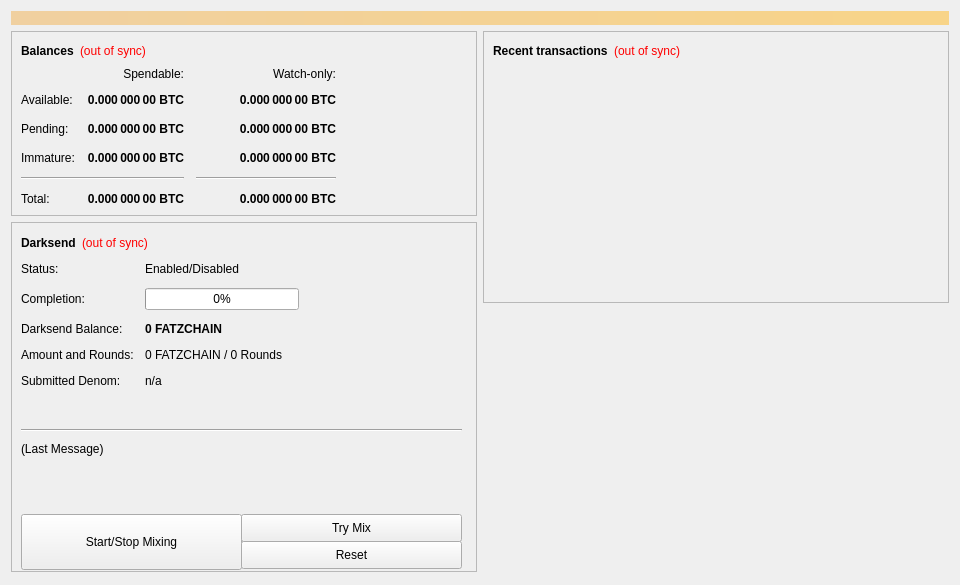
<?xml version="1.0" encoding="UTF-8"?>
<ui version="4.0">
 <class>OverviewPage</class>
 <widget class="QWidget" name="OverviewPage">
  <property name="geometry">
   <rect>
    <x>0</x>
    <y>0</y>
    <width>960</width>
    <height>585</height>
   </rect>
  </property>
  <property name="minimumSize">
   <size>
    <width>960</width>
    <height>0</height>
   </size>
  </property>
  <property name="windowTitle">
   <string>Form</string>
  </property>
  <layout class="QVBoxLayout" name="topLayout">
   <item>
    <widget class="QLabel" name="labelAlerts">
     <property name="visible">
      <bool>false</bool>
     </property>
     <property name="styleSheet">
      <string notr="true">background-color: qlineargradient(x1: 0, y1: 0, x2: 1, y2: 0, stop:0 #F0D0A0, stop:1 #F8D488); color:#000000;</string>
     </property>
     <property name="wordWrap">
      <bool>true</bool>
     </property>
     <property name="margin">
      <number>3</number>
     </property>
    </widget>
   </item>
   <item>
    <layout class="QHBoxLayout" name="horizontalLayout" stretch="1,1">
     <item>
      <layout class="QVBoxLayout" name="verticalLayout_2">
       <item>
        <widget class="QFrame" name="frame">
         <property name="frameShape">
          <enum>QFrame::StyledPanel</enum>
         </property>
         <property name="frameShadow">
          <enum>QFrame::Raised</enum>
         </property>
         <layout class="QVBoxLayout" name="verticalLayout_4">
          <item>
           <layout class="QHBoxLayout" name="horizontalLayout_4">
            <item>
             <widget class="QLabel" name="label_5">
              <property name="font">
               <font>
                <weight>75</weight>
                <bold>true</bold>
               </font>
              </property>
              <property name="text">
               <string>Balances</string>
              </property>
             </widget>
            </item>
            <item>
             <widget class="QLabel" name="labelWalletStatus">
              <property name="cursor">
               <cursorShape>WhatsThisCursor</cursorShape>
              </property>
              <property name="toolTip">
               <string>The displayed information may be out of date. Your wallet automatically synchronizes with the Dash network after a connection is established, but this process has not completed yet.</string>
              </property>
              <property name="styleSheet">
               <string notr="true">QLabel { color: red; }</string>
              </property>
              <property name="text">
               <string notr="true">(out of sync)</string>
              </property>
              <property name="alignment">
               <set>Qt::AlignLeading|Qt::AlignLeft|Qt::AlignVCenter</set>
              </property>
             </widget>
            </item>
            <item>
             <spacer name="horizontalSpacer_3">
              <property name="orientation">
               <enum>Qt::Horizontal</enum>
              </property>
              <property name="sizeHint" stdset="0">
               <size>
                <width>40</width>
                <height>20</height>
               </size>
              </property>
             </spacer>
            </item>
           </layout>
          </item>
          <item>
           <layout class="QGridLayout" name="gridLayout">
            <property name="spacing">
             <number>12</number>
            </property>
            <item row="2" column="2">
             <widget class="QLabel" name="labelWatchPending">
              <property name="font">
               <font>
                <weight>75</weight>
                <bold>true</bold>
               </font>
              </property>
              <property name="cursor">
               <cursorShape>IBeamCursor</cursorShape>
              </property>
              <property name="toolTip">
               <string>Unconfirmed transactions to watch-only addresses</string>
              </property>
              <property name="text">
               <string notr="true">0.000 000 00 BTC</string>
              </property>
              <property name="alignment">
               <set>Qt::AlignRight|Qt::AlignTrailing|Qt::AlignVCenter</set>
              </property>
              <property name="textInteractionFlags">
               <set>Qt::LinksAccessibleByMouse|Qt::TextSelectableByKeyboard|Qt::TextSelectableByMouse</set>
              </property>
             </widget>
            </item>
            <item row="2" column="1">
             <widget class="QLabel" name="labelUnconfirmed">
              <property name="font">
               <font>
                <weight>75</weight>
                <bold>true</bold>
               </font>
              </property>
              <property name="cursor">
               <cursorShape>IBeamCursor</cursorShape>
              </property>
              <property name="toolTip">
               <string>Total of transactions that have yet to be confirmed, and do not yet count toward the spendable balance</string>
              </property>
              <property name="text">
               <string notr="true">0.000 000 00 BTC</string>
              </property>
              <property name="alignment">
               <set>Qt::AlignRight|Qt::AlignTrailing|Qt::AlignVCenter</set>
              </property>
              <property name="textInteractionFlags">
               <set>Qt::LinksAccessibleByMouse|Qt::TextSelectableByKeyboard|Qt::TextSelectableByMouse</set>
              </property>
             </widget>
            </item>
            <item row="3" column="2">
             <widget class="QLabel" name="labelWatchImmature">
              <property name="font">
               <font>
                <weight>75</weight>
                <bold>true</bold>
               </font>
              </property>
              <property name="cursor">
               <cursorShape>IBeamCursor</cursorShape>
              </property>
              <property name="toolTip">
               <string>Mined balance in watch-only addresses that has not yet matured</string>
              </property>
              <property name="text">
               <string notr="true">0.000 000 00 BTC</string>
              </property>
              <property name="alignment">
               <set>Qt::AlignRight|Qt::AlignTrailing|Qt::AlignVCenter</set>
              </property>
              <property name="textInteractionFlags">
               <set>Qt::LinksAccessibleByMouse|Qt::TextSelectableByKeyboard|Qt::TextSelectableByMouse</set>
              </property>
             </widget>
            </item>
            <item row="4" column="0" colspan="2">
             <widget class="Line" name="lineSpendableBalance">
              <property name="orientation">
               <enum>Qt::Horizontal</enum>
              </property>
             </widget>
            </item>
            <item row="4" column="2">
             <widget class="Line" name="lineWatchBalance">
              <property name="sizePolicy">
               <sizepolicy hsizetype="Preferred" vsizetype="Fixed">
                <horstretch>0</horstretch>
                <verstretch>0</verstretch>
               </sizepolicy>
              </property>
              <property name="minimumSize">
               <size>
                <width>140</width>
                <height>0</height>
               </size>
              </property>
              <property name="orientation">
               <enum>Qt::Horizontal</enum>
              </property>
             </widget>
            </item>
            <item row="5" column="0">
             <widget class="QLabel" name="labelTotalText">
              <property name="text">
               <string>Total:</string>
              </property>
             </widget>
            </item>
            <item row="3" column="1">
             <widget class="QLabel" name="labelImmature">
              <property name="font">
               <font>
                <weight>75</weight>
                <bold>true</bold>
               </font>
              </property>
              <property name="cursor">
               <cursorShape>IBeamCursor</cursorShape>
              </property>
              <property name="toolTip">
               <string>Mined balance that has not yet matured</string>
              </property>
              <property name="text">
               <string notr="true">0.000 000 00 BTC</string>
              </property>
              <property name="alignment">
               <set>Qt::AlignRight|Qt::AlignTrailing|Qt::AlignVCenter</set>
              </property>
              <property name="textInteractionFlags">
               <set>Qt::LinksAccessibleByMouse|Qt::TextSelectableByKeyboard|Qt::TextSelectableByMouse</set>
              </property>
             </widget>
            </item>
            <item row="2" column="3">
             <spacer name="horizontalSpacer_2">
              <property name="orientation">
               <enum>Qt::Horizontal</enum>
              </property>
              <property name="sizeHint" stdset="0">
               <size>
                <width>40</width>
                <height>20</height>
               </size>
              </property>
             </spacer>
            </item>
            <item row="3" column="0">
             <widget class="QLabel" name="labelImmatureText">
              <property name="text">
               <string>Immature:</string>
              </property>
             </widget>
            </item>
            <item row="5" column="1">
             <widget class="QLabel" name="labelTotal">
              <property name="font">
               <font>
                <weight>75</weight>
                <bold>true</bold>
               </font>
              </property>
              <property name="cursor">
               <cursorShape>IBeamCursor</cursorShape>
              </property>
              <property name="toolTip">
               <string>Your current total balance</string>
              </property>
              <property name="text">
               <string notr="true">0.000 000 00 BTC</string>
              </property>
              <property name="alignment">
               <set>Qt::AlignRight|Qt::AlignTrailing|Qt::AlignVCenter</set>
              </property>
              <property name="textInteractionFlags">
               <set>Qt::LinksAccessibleByMouse|Qt::TextSelectableByKeyboard|Qt::TextSelectableByMouse</set>
              </property>
             </widget>
            </item>
            <item row="5" column="2">
             <widget class="QLabel" name="labelWatchTotal">
              <property name="font">
               <font>
                <weight>75</weight>
                <bold>true</bold>
               </font>
              </property>
              <property name="cursor">
               <cursorShape>IBeamCursor</cursorShape>
              </property>
              <property name="toolTip">
               <string>Current total balance in watch-only addresses</string>
              </property>
              <property name="text">
               <string notr="true">0.000 000 00 BTC</string>
              </property>
              <property name="alignment">
               <set>Qt::AlignRight|Qt::AlignTrailing|Qt::AlignVCenter</set>
              </property>
              <property name="textInteractionFlags">
               <set>Qt::LinksAccessibleByMouse|Qt::TextSelectableByKeyboard|Qt::TextSelectableByMouse</set>
              </property>
             </widget>
            </item>
            <item row="0" column="2">
             <widget class="QLabel" name="labelWatchonly">
              <property name="text">
               <string>Watch-only:</string>
              </property>
              <property name="alignment">
               <set>Qt::AlignRight|Qt::AlignTrailing|Qt::AlignVCenter</set>
              </property>
             </widget>
            </item>
            <item row="1" column="0">
             <widget class="QLabel" name="labelBalanceText">
              <property name="text">
               <string>Available:</string>
              </property>
             </widget>
            </item>
            <item row="1" column="1">
             <widget class="QLabel" name="labelBalance">
              <property name="font">
               <font>
                <weight>75</weight>
                <bold>true</bold>
               </font>
              </property>
              <property name="cursor">
               <cursorShape>IBeamCursor</cursorShape>
              </property>
              <property name="toolTip">
               <string>Your current spendable balance</string>
              </property>
              <property name="text">
               <string notr="true">0.000 000 00 BTC</string>
              </property>
              <property name="alignment">
               <set>Qt::AlignRight|Qt::AlignTrailing|Qt::AlignVCenter</set>
              </property>
              <property name="textInteractionFlags">
               <set>Qt::LinksAccessibleByMouse|Qt::TextSelectableByKeyboard|Qt::TextSelectableByMouse</set>
              </property>
             </widget>
            </item>
            <item row="1" column="2">
             <widget class="QLabel" name="labelWatchAvailable">
              <property name="font">
               <font>
                <weight>75</weight>
                <bold>true</bold>
               </font>
              </property>
              <property name="cursor">
               <cursorShape>IBeamCursor</cursorShape>
              </property>
              <property name="toolTip">
               <string>Your current balance in watch-only addresses</string>
              </property>
              <property name="text">
               <string notr="true">0.000 000 00 BTC</string>
              </property>
              <property name="alignment">
               <set>Qt::AlignRight|Qt::AlignTrailing|Qt::AlignVCenter</set>
              </property>
              <property name="textInteractionFlags">
               <set>Qt::LinksAccessibleByMouse|Qt::TextSelectableByKeyboard|Qt::TextSelectableByMouse</set>
              </property>
             </widget>
            </item>
            <item row="2" column="0">
             <widget class="QLabel" name="labelPendingText">
              <property name="text">
               <string>Pending:</string>
              </property>
             </widget>
            </item>
            <item row="0" column="1">
             <widget class="QLabel" name="labelSpendable">
              <property name="text">
               <string>Spendable:</string>
              </property>
              <property name="alignment">
               <set>Qt::AlignRight|Qt::AlignTrailing|Qt::AlignVCenter</set>
              </property>
             </widget>
            </item>
           </layout>
          </item>
         </layout>
        </widget>
       </item>
       <item>
        <widget class="QFrame" name="frameDarksend">
         <property name="minimumSize">
          <size>
           <width>0</width>
           <height>350</height>
          </size>
         </property>
         <property name="layoutDirection">
          <enum>Qt::LeftToRight</enum>
         </property>
         <property name="frameShape">
          <enum>QFrame::StyledPanel</enum>
         </property>
         <property name="frameShadow">
          <enum>QFrame::Raised</enum>
         </property>
         <widget class="QWidget" name="formLayoutWidget">
          <property name="geometry">
           <rect>
            <x>10</x>
            <y>40</y>
            <width>451</width>
            <height>161</height>
           </rect>
          </property>
          <layout class="QFormLayout" name="formLayout">
           <property name="fieldGrowthPolicy">
            <enum>QFormLayout::AllNonFixedFieldsGrow</enum>
           </property>
           <property name="horizontalSpacing">
            <number>11</number>
           </property>
           <property name="verticalSpacing">
            <number>12</number>
           </property>
           <item row="0" column="0">
            <widget class="QLabel" name="label_6">
             <property name="text">
              <string>Status:</string>
             </property>
            </widget>
           </item>
           <item row="1" column="0">
            <widget class="QLabel" name="label_7">
             <property name="text">
              <string>Completion:</string>
             </property>
            </widget>
           </item>
           <item row="1" column="1">
            <widget class="QProgressBar" name="darksendProgress">
             <property name="maximumSize">
              <size>
               <width>154</width>
               <height>16777215</height>
              </size>
             </property>
             <property name="value">
              <number>0</number>
             </property>
            </widget>
           </item>
           <item row="2" column="0">
            <widget class="QLabel" name="labelAnonymizedText">
             <property name="text">
              <string>Darksend Balance:</string>
             </property>
            </widget>
           </item>
           <item row="2" column="1">
            <widget class="QLabel" name="labelAnonymized">
             <property name="font">
              <font>
               <weight>75</weight>
               <bold>true</bold>
              </font>
             </property>
             <property name="text">
              <string notr="true">0 FATZCHAIN</string>
             </property>
            </widget>
           </item>
           <item row="3" column="0">
            <widget class="QLabel" name="label_8">
             <property name="text">
              <string>Amount and Rounds:</string>
             </property>
            </widget>
           </item>
           <item row="3" column="1">
            <widget class="QLabel" name="labelAmountRounds">
             <property name="text">
              <string>0 FATZCHAIN / 0 Rounds</string>
             </property>
            </widget>
           </item>
           <item row="4" column="0">
            <widget class="QLabel" name="label_9">
             <property name="text">
              <string>Submitted Denom:</string>
             </property>
            </widget>
           </item>
           <item row="4" column="1">
            <widget class="QLabel" name="labelSubmittedDenom">
             <property name="toolTip">
              <string>The denominations you submitted to the Masternode.&lt;br&gt;To mix, other users must submit the exact same denominations.</string>
             </property>
             <property name="text">
              <string>n/a</string>
             </property>
            </widget>
           </item>
           <item row="0" column="1">
            <widget class="QLabel" name="darksendEnabled">
             <property name="text">
              <string>Enabled/Disabled</string>
             </property>
            </widget>
           </item>
          </layout>
         </widget>
         <widget class="QPushButton" name="runAutoDenom">
          <property name="geometry">
           <rect>
            <x>251</x>
            <y>17</y>
            <width>1</width>
            <height>1</height>
           </rect>
          </property>
          <property name="palette">
           <palette>
            <active>
             <colorrole role="WindowText">
              <brush brushstyle="SolidPattern">
               <color alpha="255">
                <red>0</red>
                <green>0</green>
                <blue>0</blue>
               </color>
              </brush>
             </colorrole>
             <colorrole role="Button">
              <brush brushstyle="SolidPattern">
               <color alpha="255">
                <red>239</red>
                <green>238</green>
                <blue>238</blue>
               </color>
              </brush>
             </colorrole>
             <colorrole role="Light">
              <brush brushstyle="SolidPattern">
               <color alpha="255">
                <red>255</red>
                <green>255</green>
                <blue>255</blue>
               </color>
              </brush>
             </colorrole>
             <colorrole role="Midlight">
              <brush brushstyle="SolidPattern">
               <color alpha="255">
                <red>247</red>
                <green>246</green>
                <blue>246</blue>
               </color>
              </brush>
             </colorrole>
             <colorrole role="Dark">
              <brush brushstyle="SolidPattern">
               <color alpha="255">
                <red>119</red>
                <green>119</green>
                <blue>119</blue>
               </color>
              </brush>
             </colorrole>
             <colorrole role="Mid">
              <brush brushstyle="SolidPattern">
               <color alpha="255">
                <red>159</red>
                <green>159</green>
                <blue>159</blue>
               </color>
              </brush>
             </colorrole>
             <colorrole role="Text">
              <brush brushstyle="SolidPattern">
               <color alpha="255">
                <red>0</red>
                <green>0</green>
                <blue>0</blue>
               </color>
              </brush>
             </colorrole>
             <colorrole role="BrightText">
              <brush brushstyle="SolidPattern">
               <color alpha="255">
                <red>255</red>
                <green>255</green>
                <blue>255</blue>
               </color>
              </brush>
             </colorrole>
             <colorrole role="ButtonText">
              <brush brushstyle="SolidPattern">
               <color alpha="255">
                <red>0</red>
                <green>0</green>
                <blue>0</blue>
               </color>
              </brush>
             </colorrole>
             <colorrole role="Base">
              <brush brushstyle="SolidPattern">
               <color alpha="255">
                <red>255</red>
                <green>255</green>
                <blue>255</blue>
               </color>
              </brush>
             </colorrole>
             <colorrole role="Window">
              <brush brushstyle="SolidPattern">
               <color alpha="255">
                <red>239</red>
                <green>238</green>
                <blue>238</blue>
               </color>
              </brush>
             </colorrole>
             <colorrole role="Shadow">
              <brush brushstyle="SolidPattern">
               <color alpha="255">
                <red>0</red>
                <green>0</green>
                <blue>0</blue>
               </color>
              </brush>
             </colorrole>
             <colorrole role="AlternateBase">
              <brush brushstyle="SolidPattern">
               <color alpha="255">
                <red>247</red>
                <green>246</green>
                <blue>246</blue>
               </color>
              </brush>
             </colorrole>
             <colorrole role="ToolTipBase">
              <brush brushstyle="SolidPattern">
               <color alpha="255">
                <red>255</red>
                <green>255</green>
                <blue>220</blue>
               </color>
              </brush>
             </colorrole>
             <colorrole role="ToolTipText">
              <brush brushstyle="SolidPattern">
               <color alpha="255">
                <red>0</red>
                <green>0</green>
                <blue>0</blue>
               </color>
              </brush>
             </colorrole>
            </active>
            <inactive>
             <colorrole role="WindowText">
              <brush brushstyle="SolidPattern">
               <color alpha="255">
                <red>0</red>
                <green>0</green>
                <blue>0</blue>
               </color>
              </brush>
             </colorrole>
             <colorrole role="Button">
              <brush brushstyle="SolidPattern">
               <color alpha="255">
                <red>239</red>
                <green>238</green>
                <blue>238</blue>
               </color>
              </brush>
             </colorrole>
             <colorrole role="Light">
              <brush brushstyle="SolidPattern">
               <color alpha="255">
                <red>255</red>
                <green>255</green>
                <blue>255</blue>
               </color>
              </brush>
             </colorrole>
             <colorrole role="Midlight">
              <brush brushstyle="SolidPattern">
               <color alpha="255">
                <red>247</red>
                <green>246</green>
                <blue>246</blue>
               </color>
              </brush>
             </colorrole>
             <colorrole role="Dark">
              <brush brushstyle="SolidPattern">
               <color alpha="255">
                <red>119</red>
                <green>119</green>
                <blue>119</blue>
               </color>
              </brush>
             </colorrole>
             <colorrole role="Mid">
              <brush brushstyle="SolidPattern">
               <color alpha="255">
                <red>159</red>
                <green>159</green>
                <blue>159</blue>
               </color>
              </brush>
             </colorrole>
             <colorrole role="Text">
              <brush brushstyle="SolidPattern">
               <color alpha="255">
                <red>0</red>
                <green>0</green>
                <blue>0</blue>
               </color>
              </brush>
             </colorrole>
             <colorrole role="BrightText">
              <brush brushstyle="SolidPattern">
               <color alpha="255">
                <red>255</red>
                <green>255</green>
                <blue>255</blue>
               </color>
              </brush>
             </colorrole>
             <colorrole role="ButtonText">
              <brush brushstyle="SolidPattern">
               <color alpha="255">
                <red>0</red>
                <green>0</green>
                <blue>0</blue>
               </color>
              </brush>
             </colorrole>
             <colorrole role="Base">
              <brush brushstyle="SolidPattern">
               <color alpha="255">
                <red>255</red>
                <green>255</green>
                <blue>255</blue>
               </color>
              </brush>
             </colorrole>
             <colorrole role="Window">
              <brush brushstyle="SolidPattern">
               <color alpha="255">
                <red>239</red>
                <green>238</green>
                <blue>238</blue>
               </color>
              </brush>
             </colorrole>
             <colorrole role="Shadow">
              <brush brushstyle="SolidPattern">
               <color alpha="255">
                <red>0</red>
                <green>0</green>
                <blue>0</blue>
               </color>
              </brush>
             </colorrole>
             <colorrole role="AlternateBase">
              <brush brushstyle="SolidPattern">
               <color alpha="255">
                <red>247</red>
                <green>246</green>
                <blue>246</blue>
               </color>
              </brush>
             </colorrole>
             <colorrole role="ToolTipBase">
              <brush brushstyle="SolidPattern">
               <color alpha="255">
                <red>255</red>
                <green>255</green>
                <blue>220</blue>
               </color>
              </brush>
             </colorrole>
             <colorrole role="ToolTipText">
              <brush brushstyle="SolidPattern">
               <color alpha="255">
                <red>0</red>
                <green>0</green>
                <blue>0</blue>
               </color>
              </brush>
             </colorrole>
            </inactive>
            <disabled>
             <colorrole role="WindowText">
              <brush brushstyle="SolidPattern">
               <color alpha="255">
                <red>119</red>
                <green>119</green>
                <blue>119</blue>
               </color>
              </brush>
             </colorrole>
             <colorrole role="Button">
              <brush brushstyle="SolidPattern">
               <color alpha="255">
                <red>239</red>
                <green>238</green>
                <blue>238</blue>
               </color>
              </brush>
             </colorrole>
             <colorrole role="Light">
              <brush brushstyle="SolidPattern">
               <color alpha="255">
                <red>255</red>
                <green>255</green>
                <blue>255</blue>
               </color>
              </brush>
             </colorrole>
             <colorrole role="Midlight">
              <brush brushstyle="SolidPattern">
               <color alpha="255">
                <red>247</red>
                <green>246</green>
                <blue>246</blue>
               </color>
              </brush>
             </colorrole>
             <colorrole role="Dark">
              <brush brushstyle="SolidPattern">
               <color alpha="255">
                <red>119</red>
                <green>119</green>
                <blue>119</blue>
               </color>
              </brush>
             </colorrole>
             <colorrole role="Mid">
              <brush brushstyle="SolidPattern">
               <color alpha="255">
                <red>159</red>
                <green>159</green>
                <blue>159</blue>
               </color>
              </brush>
             </colorrole>
             <colorrole role="Text">
              <brush brushstyle="SolidPattern">
               <color alpha="255">
                <red>119</red>
                <green>119</green>
                <blue>119</blue>
               </color>
              </brush>
             </colorrole>
             <colorrole role="BrightText">
              <brush brushstyle="SolidPattern">
               <color alpha="255">
                <red>255</red>
                <green>255</green>
                <blue>255</blue>
               </color>
              </brush>
             </colorrole>
             <colorrole role="ButtonText">
              <brush brushstyle="SolidPattern">
               <color alpha="255">
                <red>119</red>
                <green>119</green>
                <blue>119</blue>
               </color>
              </brush>
             </colorrole>
             <colorrole role="Base">
              <brush brushstyle="SolidPattern">
               <color alpha="255">
                <red>239</red>
                <green>238</green>
                <blue>238</blue>
               </color>
              </brush>
             </colorrole>
             <colorrole role="Window">
              <brush brushstyle="SolidPattern">
               <color alpha="255">
                <red>239</red>
                <green>238</green>
                <blue>238</blue>
               </color>
              </brush>
             </colorrole>
             <colorrole role="Shadow">
              <brush brushstyle="SolidPattern">
               <color alpha="255">
                <red>0</red>
                <green>0</green>
                <blue>0</blue>
               </color>
              </brush>
             </colorrole>
             <colorrole role="AlternateBase">
              <brush brushstyle="SolidPattern">
               <color alpha="255">
                <red>239</red>
                <green>238</green>
                <blue>238</blue>
               </color>
              </brush>
             </colorrole>
             <colorrole role="ToolTipBase">
              <brush brushstyle="SolidPattern">
               <color alpha="255">
                <red>255</red>
                <green>255</green>
                <blue>220</blue>
               </color>
              </brush>
             </colorrole>
             <colorrole role="ToolTipText">
              <brush brushstyle="SolidPattern">
               <color alpha="255">
                <red>0</red>
                <green>0</green>
                <blue>0</blue>
               </color>
              </brush>
             </colorrole>
            </disabled>
           </palette>
          </property>
          <property name="focusPolicy">
           <enum>Qt::NoFocus</enum>
          </property>
          <property name="autoFillBackground">
           <bool>true</bool>
          </property>
          <property name="text">
           <string/>
          </property>
          <property name="flat">
           <bool>true</bool>
          </property>
         </widget>
         <widget class="QPushButton" name="toggleDarksend">
          <property name="geometry">
           <rect>
            <x>10</x>
            <y>292</y>
            <width>221</width>
            <height>56</height>
           </rect>
          </property>
          <property name="sizePolicy">
           <sizepolicy hsizetype="MinimumExpanding" vsizetype="Fixed">
            <horstretch>0</horstretch>
            <verstretch>0</verstretch>
           </sizepolicy>
          </property>
          <property name="text">
           <string>Start/Stop Mixing</string>
          </property>
         </widget>
         <widget class="Line" name="lineLastMessage">
          <property name="geometry">
           <rect>
            <x>10</x>
            <y>200</y>
            <width>441</width>
            <height>16</height>
           </rect>
          </property>
          <property name="orientation">
           <enum>Qt::Horizontal</enum>
          </property>
         </widget>
         <widget class="QLabel" name="darksendStatus">
          <property name="geometry">
           <rect>
            <x>10</x>
            <y>220</y>
            <width>451</width>
            <height>61</height>
           </rect>
          </property>
          <property name="minimumSize">
           <size>
            <width>288</width>
            <height>43</height>
           </size>
          </property>
          <property name="text">
           <string>(Last Message)</string>
          </property>
          <property name="alignment">
           <set>Qt::AlignLeading|Qt::AlignLeft|Qt::AlignTop</set>
          </property>
          <property name="wordWrap">
           <bool>true</bool>
          </property>
         </widget>
         <widget class="QPushButton" name="darksendAuto">
          <property name="geometry">
           <rect>
            <x>230</x>
            <y>292</y>
            <width>221</width>
            <height>28</height>
           </rect>
          </property>
          <property name="sizePolicy">
           <sizepolicy hsizetype="MinimumExpanding" vsizetype="Fixed">
            <horstretch>0</horstretch>
            <verstretch>0</verstretch>
           </sizepolicy>
          </property>
          <property name="toolTip">
           <string>Try to manually submit a Darksend request.</string>
          </property>
          <property name="text">
           <string>Try Mix</string>
          </property>
         </widget>
         <widget class="QPushButton" name="darksendReset">
          <property name="geometry">
           <rect>
            <x>230</x>
            <y>319</y>
            <width>221</width>
            <height>28</height>
           </rect>
          </property>
          <property name="sizePolicy">
           <sizepolicy hsizetype="MinimumExpanding" vsizetype="Fixed">
            <horstretch>0</horstretch>
            <verstretch>0</verstretch>
           </sizepolicy>
          </property>
          <property name="toolTip">
           <string>Reset the current status of Darksend (can interrupt Darksend if it's in the process of Mixing, which can cost you money!)</string>
          </property>
          <property name="autoFillBackground">
           <bool>false</bool>
          </property>
          <property name="text">
           <string>Reset</string>
          </property>
         </widget>
         <widget class="QWidget" name="layoutWidget">
          <property name="geometry">
           <rect>
            <x>10</x>
            <y>10</y>
            <width>431</width>
            <height>22</height>
           </rect>
          </property>
          <layout class="QHBoxLayout" name="horizontalLayout_5">
           <item>
            <widget class="QLabel" name="label_2">
             <property name="font">
              <font>
               <weight>75</weight>
               <bold>true</bold>
              </font>
             </property>
             <property name="text">
              <string>Darksend</string>
             </property>
            </widget>
           </item>
           <item>
            <widget class="QLabel" name="labelDarksendSyncStatus">
             <property name="toolTip">
              <string>The displayed information may be out of date. Your wallet automatically synchronizes with the Dash network after a connection is established, but this process has not completed yet.</string>
             </property>
             <property name="styleSheet">
              <string notr="true">QLabel { color: red; }</string>
             </property>
             <property name="text">
              <string notr="true">(out of sync)</string>
             </property>
             <property name="alignment">
              <set>Qt::AlignLeading|Qt::AlignLeft|Qt::AlignVCenter</set>
             </property>
            </widget>
           </item>
           <item>
            <spacer name="horizontalSpacer_4">
             <property name="orientation">
              <enum>Qt::Horizontal</enum>
             </property>
             <property name="sizeHint" stdset="0">
              <size>
               <width>40</width>
               <height>20</height>
              </size>
             </property>
            </spacer>
           </item>
          </layout>
         </widget>
        </widget>
       </item>
       <item>
        <spacer name="verticalSpacer">
         <property name="orientation">
          <enum>Qt::Vertical</enum>
         </property>
         <property name="sizeHint" stdset="0">
          <size>
           <width>20</width>
           <height>40</height>
          </size>
         </property>
        </spacer>
       </item>
      </layout>
     </item>
     <item>
      <layout class="QVBoxLayout" name="verticalLayout_3">
       <item>
        <widget class="QFrame" name="frame_2">
         <property name="frameShape">
          <enum>QFrame::StyledPanel</enum>
         </property>
         <property name="frameShadow">
          <enum>QFrame::Raised</enum>
         </property>
         <layout class="QVBoxLayout" name="verticalLayout">
          <item>
           <layout class="QHBoxLayout" name="horizontalLayout_2">
            <item>
             <widget class="QLabel" name="label_4">
              <property name="font">
               <font>
                <weight>75</weight>
                <bold>true</bold>
               </font>
              </property>
              <property name="text">
               <string>Recent transactions</string>
              </property>
             </widget>
            </item>
            <item>
             <widget class="QLabel" name="labelTransactionsStatus">
              <property name="cursor">
               <cursorShape>WhatsThisCursor</cursorShape>
              </property>
              <property name="toolTip">
               <string>The displayed information may be out of date. Your wallet automatically synchronizes with the Dash network after a connection is established, but this process has not completed yet.</string>
              </property>
              <property name="styleSheet">
               <string notr="true">QLabel { color: red; }</string>
              </property>
              <property name="text">
               <string notr="true">(out of sync)</string>
              </property>
              <property name="alignment">
               <set>Qt::AlignRight|Qt::AlignTrailing|Qt::AlignVCenter</set>
              </property>
             </widget>
            </item>
            <item>
             <spacer name="horizontalSpacer">
              <property name="orientation">
               <enum>Qt::Horizontal</enum>
              </property>
              <property name="sizeHint" stdset="0">
               <size>
                <width>40</width>
                <height>20</height>
               </size>
              </property>
             </spacer>
            </item>
           </layout>
          </item>
          <item>
           <widget class="QListView" name="listTransactions">
            <property name="styleSheet">
             <string notr="true">QListView { background: transparent; }</string>
            </property>
            <property name="frameShape">
             <enum>QFrame::NoFrame</enum>
            </property>
            <property name="verticalScrollBarPolicy">
             <enum>Qt::ScrollBarAlwaysOff</enum>
            </property>
            <property name="horizontalScrollBarPolicy">
             <enum>Qt::ScrollBarAlwaysOff</enum>
            </property>
            <property name="selectionMode">
             <enum>QAbstractItemView::NoSelection</enum>
            </property>
           </widget>
          </item>
         </layout>
        </widget>
       </item>
       <item>
        <spacer name="verticalSpacer_2">
         <property name="orientation">
          <enum>Qt::Vertical</enum>
         </property>
         <property name="sizeHint" stdset="0">
          <size>
           <width>20</width>
           <height>40</height>
          </size>
         </property>
        </spacer>
       </item>
      </layout>
     </item>
    </layout>
   </item>
  </layout>
 </widget>
 <resources/>
 <connections/>
</ui>
